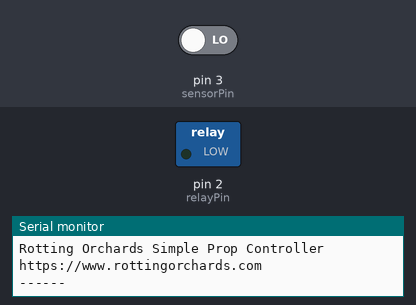
This sketch was run on a simulated Arduino Uno, built with avr-gcc and run on an emulated ATmega328P. Shown: switched loads named in the sketch (green lamp = pin HIGH), the last lines printed to the serial monitor. The test bench sets the inputs (shaded band); at power-on: pin 3 (sensorPin) LOW.

Above: at 1.2 s.
1.3 s: pin 3 (sensorPin) driven HIGH
At 1.6 s:
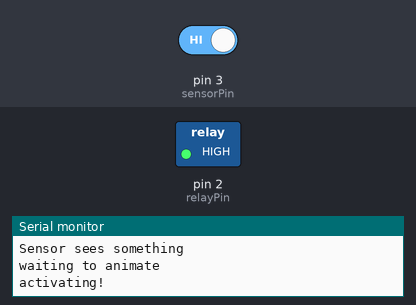
Timing chart, 0 to 7.8 s (numbered marks = the images above; inputs shaded):
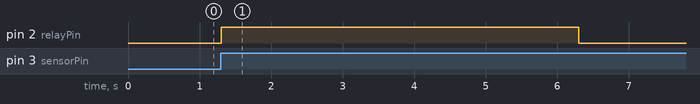

Measured:
- after the input at 1.3 s, pin 2 (relayPin): LOW → HIGH at once, → LOW 5.0 s later

The sketch:

generic-prop-controller.ino
```cpp
// (licence header left out)
// Timing Settings
#define animationDelay 0       // Time to wait (in milliseconds) after sensor is active and before animation begins
#define activationPeriod 5000  // Time to keep the relay active in milliseconds
#define waitForReset 5000      // Time to wait after routine is complete before starting it all over again

// define pins
#define sensorPin 3            // Input pin connected to PIR sensor
#define relayPin 2             // Output pin to activate the Relay

// define mutables
int sensorState = 0;
int logState    = 0;

// setup our console logging
void setupSerialLogging() {
  Serial.begin(9600);
  Serial.println("--- Start Serial Logging ---");
  Serial.println("Rotting Orchards Simple Prop Controller");
  Serial.println("https://www.rottingorchards.com");
  Serial.println("------");
  Serial.println(""); // new line to make it look nice :)
}

// A function to turn a pin on
// because typing digitalWrite is
// too much effort
void on(int pin){
  digitalWrite(pin, HIGH);
}

// A function to turn a pin off
// because typing digitalWrite is
// too much effort
void off(int pin){
  digitalWrite(pin, LOW);
}

// Animation Function
void animate() {
  Serial.println("waiting to animate");
  delay(animationDelay);
  Serial.println("activating!");
  on(relayPin);
  delay(activationPeriod);
  Serial.println("deactivating relay");
  off(relayPin);
}

// Arduino setup routine
void setup() {
  pinMode(relayPin, OUTPUT);
  pinMode(sensorPin, INPUT);
  setupSerialLogging();
}

// Arduino main loop
void loop() {
  // Check for current sensor state
  sensorState = digitalRead(sensorPin);

  if (sensorState == HIGH) {
    if ( logState == 0 ) {
      Serial.println("Sensor sees something");
      logState = 1;
    }

    animate();

    Serial.println("waiting for reset");
    delay(waitForReset);

  } else {

    off(relayPin);
    if ( logState == 1 ) {
      Serial.println("Nothing seen, going to sleep");
      logState = 0;
    }

  }
}
```
